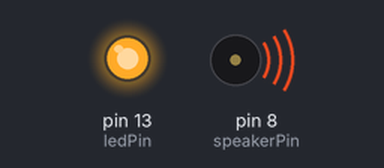
Bench run of a sketch on a simulated Arduino Uno, built with avr-gcc and run on an emulated ATmega328P. On the bench: output pins drawn as LEDs (lit = HIGH), buzzer (waves = sounding). Pins used as bus, display or sensor lines are not drawn.

Above: at 0.2 s.
At 11.05 s:
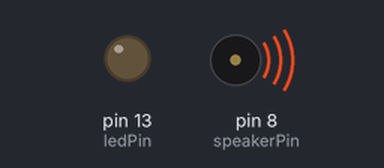
At 13.44 s:
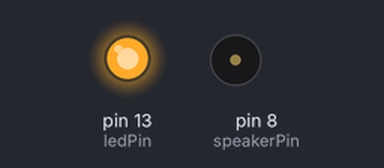
At 21.64 s:
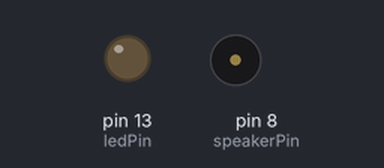
Timing chart, 0 to 29.0 s (numbered marks = the images above):
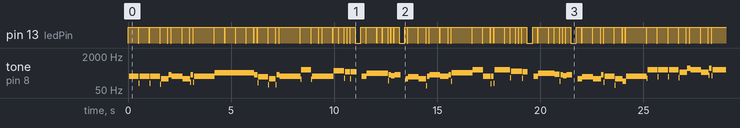

The sketch:

Sonido_Launchpad.ino
```cpp
int ledPin = 13;
int speakerPin = 8;

#define c 261
#define d 294
#define e 329
#define faS 349
#define sol 391
#define solS 415
#define la 440
#define laS 455
#define si 466
#define d0 523
#define doS 554
#define re 587
#define reS 622
#define mi 659
#define fa 698
#define fSH 740
#define gH 784
#define gSH 830
#define aH 880

void march(char octava);
void beep (unsigned char speakerPin, int frequencyInHertz, long timeInMilliseconds);

void setup(){
  pinMode(ledPin, OUTPUT);
  pinMode(speakerPin, OUTPUT);
}

void loop(){
  march(1);
  march(2);
  march(4);


}

void beep (unsigned char speakerPin, int frequencyInHertz, long timeInMilliseconds)
{
    digitalWrite(ledPin, HIGH);
    //use led to visualize the notes being played

    int x;
    long delayAmount = (long)(1000000/frequencyInHertz);
    long loopTime = (long)((timeInMilliseconds*1000)/(delayAmount*2));
    for (x=0;x<loopTime;x++)    {
        digitalWrite(speakerPin,HIGH);
        delayMicroseconds(delayAmount);
        digitalWrite(speakerPin,LOW);
        delayMicroseconds(delayAmount);
    }

    digitalWrite(ledPin, LOW);

    delay(20);
}

void march(char octava){
    beep(speakerPin, octava*la, 500);
    beep(speakerPin, octava*la, 500);
    beep(speakerPin, octava*la, 500);
    beep(speakerPin, octava*faS, 350);
    beep(speakerPin, octava*d0, 150);

    beep(speakerPin, octava*la, 500);
    beep(speakerPin, octava*faS, 350);
    beep(speakerPin, octava*d0, 150);
    beep(speakerPin, octava*la, 1000);

    beep(speakerPin, octava*mi, 500);
    beep(speakerPin, octava*mi, 500);
    beep(speakerPin, octava*mi, 500);
    beep(speakerPin, octava*fa, 350);
    beep(speakerPin, octava*d0, 150);

    beep(speakerPin, octava*solS, 500);
    beep(speakerPin, octava*faS, 350);
    beep(speakerPin, octava*d0, 150);
    beep(speakerPin, octava*la, 1000);

    beep(speakerPin, octava*aH, 500);
    beep(speakerPin, octava*la, 350);
    beep(speakerPin, octava*la, 150);
    beep(speakerPin, octava*la, 500);
    beep(speakerPin, octava*gSH, 250);
    beep(speakerPin, octava*gH, 250);

    beep(speakerPin, octava*fSH, 125);
    beep(speakerPin, octava*fa, 125);
    beep(speakerPin, octava*fSH, 250);
    delay(250);
    beep(speakerPin, octava*laS, 250);
    beep(speakerPin, octava*reS, 500);
    beep(speakerPin, octava*re, 250);
    beep(speakerPin, octava*reS, 250);

    beep(speakerPin, octava*d0, 125);
    beep(speakerPin, octava*si, 125);
    beep(speakerPin, octava*d0, 250);
    delay(250);
    beep(speakerPin, octava*faS, 125);
    beep(speakerPin, octava*solS, 500);
    beep(speakerPin, octava*faS, 375);
    beep(speakerPin, octava*la, 125);

    beep(speakerPin, octava*d0, 500);
    beep(speakerPin, octava*la, 375);
    beep(speakerPin, octava*d0, 125);
    beep(speakerPin, octava*mi, 1000);

    beep(speakerPin, octava*aH, 500);
    beep(speakerPin, octava*la, 350);
    beep(speakerPin, octava*la, 150);
    beep(speakerPin, octava*aH, 500);
    beep(speakerPin, octava*gSH, 250);
    beep(speakerPin, octava*gH, 250);

    beep(speakerPin, octava*fSH, 125);
    beep(speakerPin, octava*fSH, 125);
    beep(speakerPin, octava*fSH, 250);
    delay(250);
    beep(speakerPin, octava*laS, 250);
    beep(speakerPin, octava*reS, 500);
    beep(speakerPin, octava*re, 250);
    beep(speakerPin, octava*doS, 250);

    beep(speakerPin, octava*d0, 125);
    beep(speakerPin, octava*si, 125);
    beep(speakerPin, octava*d0, 250);
    delay(250);
    beep(speakerPin, octava*faS, 250);
    beep(speakerPin, octava*solS, 500);
    beep(speakerPin, octava*faS, 375);
    beep(speakerPin, octava*d0, 125);

    beep(speakerPin, octava*la, 500);
    beep(speakerPin, octava*faS, 375);
    beep(speakerPin, octava*c, 125);
    beep(speakerPin, octava*la, 1000);

}
```

Measured:
- by itself, pin 13 (ledPin): moves between LOW and HIGH, repeating every 25.2 s
- by itself, tone on pin 8 (speakerPin): plays 220 Hz for 0.48 s, 104 Hz for 0.04 s, 220 Hz for 0.48 s, 104 Hz for 0.04 s, 220 Hz for 0.48 s, 94 Hz for 0.04 s … (414 notes in this stretch)
